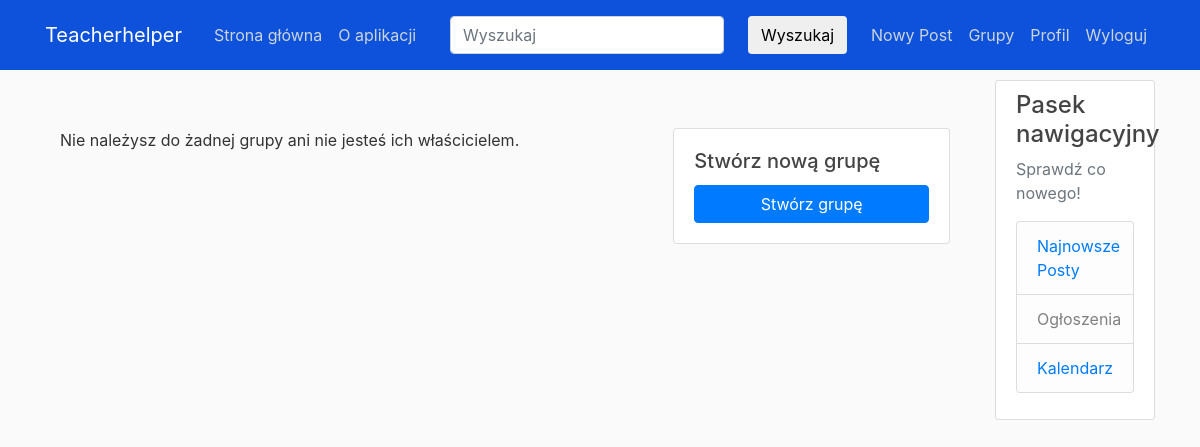
Page /groups/ (signed in) on the earlier database version.
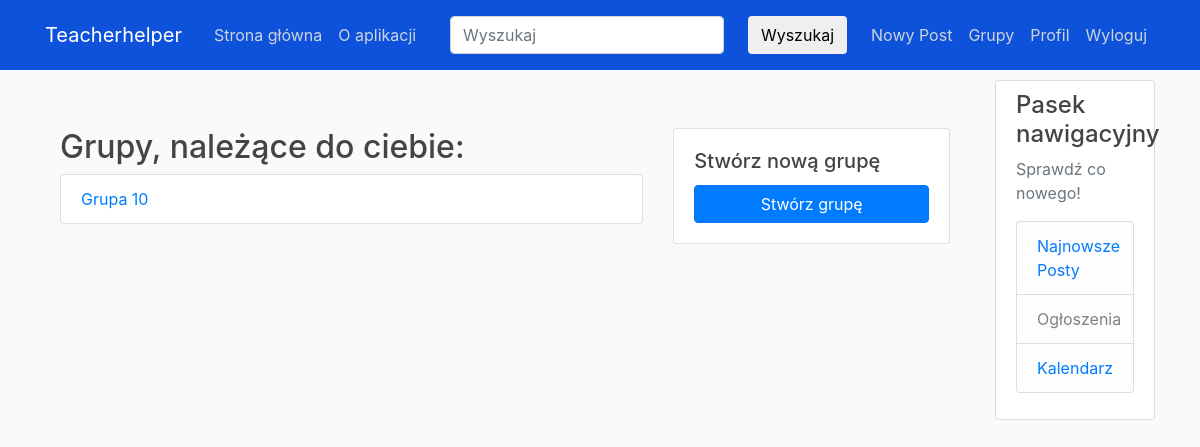
Same page on the later database version.
### users/models.py (models this page shows, shortened)
class Group(models.Model):
    name = models.CharField(max_length=100, unique=True)
    description = models.TextField(blank=True)
    members = models.ManyToManyField(User, related_name='custom_groups')  # Zmiana related_name
    owner = models.ForeignKey(User, on_delete=models.CASCADE, related_name='owned_groups')

### users/views.py (the view)
# urls.py: path('groups/', user_views.group_list, name='group_list'),
@login_required
def group_list(request):
    user = request.user
    user_groups = Group.objects.filter(members=user)
    owned_groups = Group.objects.filter(owner=user)
    all_groups = user_groups.union(owned_groups)  # Połączenie grup, których użytkownik jest członkiem i właścicielem
    return render(request, 'users/group_list.html', {'user_groups': user_groups, 'owned_groups': owned_groups, 'all_groups': all_groups})

### users/templates/users/group_list.html (shortened to what this page needs)
{% extends "blog/base.html" %}
{% block content %}
    <div class="container mt-5">
        <div class="row">
            <div class="col-md-8">
                {% if owned_groups %}
                    <h2>Grupy, należące do ciebie:</h2>
                    <ul class="list-group">
                        {% for group in owned_groups %}
                            <li class="list-group-item"><a href="{% url 'group_detail' group.id %}">{{ group.name }}</a></li>
                        {% endfor %}
                    </ul>
                {% endif %}
                {% if not user_groups and not owned_groups %}
                    <p>Nie należysz do żadnej grupy ani nie jesteś ich właścicielem.</p>
                {% endif %}
            </div>
            <div class="col-md-4">
                <div class="card">
                    <div class="card-body">
                        <h5 class="card-title">Stwórz nową grupę</h5>
                        <a href="{% url 'create_group' %}" class="btn btn-primary btn-block">Stwórz grupę</a>
                    </div>
                </div>
            </div>
        </div>
    </div>
{% endblock %}

### blog/templates/blog/base.html (shortened to what this page needs)
{% load static %}
<!DOCTYPE html>
<html lang="en">
<head>
    <link rel="stylesheet" href="https://cdn.jsdelivr.net/npm/bootstrap@4.0.0/dist/css/bootstrap.min.css">
    <link rel="stylesheet" type="text/css" href="{% static 'blog/main.css' %}">
</head>
<body>
    <header class="site-header">
    <nav class="navbar navbar-expand-md navbar-dark bg-steel fixed-top">
      <div class="container">
        <a class="navbar-brand mr-4" href="{% url "blog-home" %}">Teacherhelper</a>
        <div class="collapse navbar-collapse" id="navbarToggle">
          <div class="navbar-nav mr-auto">
            <a class="nav-item nav-link" href="{% url 'blog-home' %}">Strona główna</a>
            <a class="nav-item nav-link" href="{% url 'blog-about' %}">O aplikacji</a>
          </div>
        {% include 'blog/navbar.html' %}
          <div class="navbar-nav">
              {% if user.is_authenticated %}
                  <a class="nav-item nav-link" href="{% url 'post-create' %}">Nowy Post</a>
                  <a class="nav-item nav-link" href="{% url 'group_list' %}">Grupy</a>
                  <a class="nav-item nav-link" href="{% url 'profile' %}">Profil</a>
                  <a class="nav-item nav-link" href="{% url 'logout' %}">Wyloguj</a>
              {% else %}
            <a class="nav-item nav-link" href="{% url 'login' %}">Logowanie</a>
            <a class="nav-item nav-link" href="{% url 'register' %}">Rejestracja</a>
              {% endif %}
          </div>
        </div>
      </div>
    </nav>
    </header>
    <main role="main" class="container">
      <div class="row">
        <div class="col-md-10">
          {% block content %}{% endblock %}
        </div>
        <div class="col-md-2">
          <div class="content-section">
            <h4>Pasek nawigacyjny</h4>
            <p class='text-muted'>Sprawdź co nowego!
              <ul class="list-group">
                <li class="list-group-item list-group-item-light"><a href="{% url "blog-home" %}">Najnowsze Posty</a></li>
                <li class="list-group-item list-group-item-light">Ogłoszenia</li>
                {% if user.is_authenticated %}
                <li class="list-group-item list-group-item-light" id="kalendarz-link"><a href="/kalendarz/">Kalendarz</a></li>
                {% endif %}
              </ul>
            </p>
          </div>
        </div>
      </div>
    </main>
</body>
</html>

### blog/templates/blog/navbar.html (shortened to what this page needs)
<nav class="navbar navbar-light" style="background-color: #0e52db;">
  <form class="form-inline" method=POST action="{% url 'search_engine' %}">
    <input class="form-control mr-sm-2" type="Wyszukaj" placeholder="Wyszukaj" aria-label="Search" name="searched">
    <button class="btn btn-outline-white btn-md my-2 my-sm-0 ml-3" type="submit">Wyszukaj</button>
  </form>
</nav>

### blog/static/blog/main.css (style rules this page uses)
body { background: #fafafa; color: #333333; margin-top: 5rem; }
h1, h2, h3, h4, h5, h6 { color: #444444; }
ul { margin: 0; }
.bg-steel { background-color: #0e52db; }
.site-header .navbar-nav .nav-link { color: #cbd5db; }
.content-section { background: #ffffff; padding: 10px 20px; border: 1px solid #dddddd; border-radius: 3px; margin-bottom: 20px; }

Differences in the rows shown:
added Group: name "Grupa 10"
Other differences:
text no longer shown: "Nie należysz do żadnej grupy ani nie jesteś ich właścicielem."
text now shown: "Grupy, należące do ciebie:"
